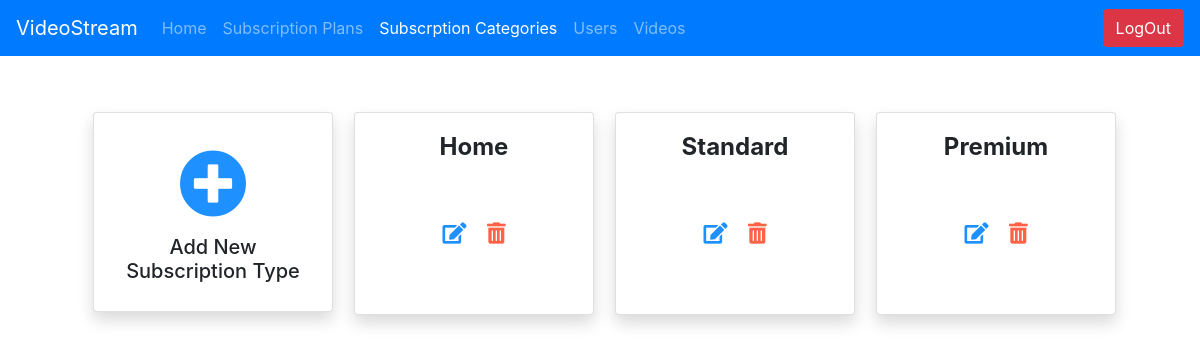
The page /video_stream_admin/subscription_type_list/ (signed in) on the database its author committed.
### video_stream_app/models.py (models this page shows, shortened)
class SubscriptionType(models.Model):
    id = models.AutoField(primary_key=True)
    type_name = models.CharField(
        max_length=50, blank=False, null=False, unique=True)

### video_stream_app/views.py (the view)
# urls.py: path('video_stream_admin/subscription_type_list/', views.subscription_type_list,
@login_required(login_url='/video_stream_admin/')
def subscription_type_list(request):
    return render(request, 'video_stream_app/subscription_type.html',
                  {
                      'subscription_type_lst': models.SubscriptionType.objects.all(),
                      'title': 'Available Plans',
                      'is_logged_in': request.user.is_authenticated,
                      'subscription_types': 'active',
                      'admin': True
                  })

### video_stream_app/templates/video_stream_app/subscription_type.html (shortened to what this page needs)
{% extends 'video_stream_app/base.html' %}
{% load static %}
{% block content %}
    <div class="container">
        <div class="m-5 text-center">
            <div class="row">
                <div class="col-md-3 my-2">
                    <div class="card shadow" style="width: 15rem;">
                        <div class="card-body">
                            <a href="/video_stream_admin/subscription_type/add/">
                                <span style="font-size: 68px; color: Dodgerblue;">
                                    <i class="fas fa-plus-circle"></i>
                                </span>
                            </a>
                            <h5> Add New Subscription Type</h5>
                        </div>
                    </div>
                </div>
                {% for subscription_type in subscription_type_lst %}
                    <div class="col-md-3 my-2">
                        <div class="card shadow" style="width: 15rem;">
                            <div class="card-body">
                                <h4 class="card-title"> <strong>{{ subscription_type.type_name}}</strong></h4>
                                <div class="py-5">
                                    <a href="/video_stream_admin/subscription_type/edit__{{ subscription_type.pk }}/">
                                        <span style="color: Dodgerblue;" class="pr-2">
                                            <i class="fas fa-edit fa-lg"></i>
                                        </span>
                                    </a>
                                    <a href="/video_stream_admin/subscription_type/delete__{{ subscription_type.pk }}/">
                                        <span style="color: tomato;" class="pl-2">
                                            <i class="fas fa-trash-alt fa-lg"></i>
                                        </span>
                                    </a>
                                </div>
                            </div>
                        </div>
                    </div>
                {% endfor %}
            </div>
        </div>
    </div>
{% endblock %}

### rows shown on the page
SubscriptionType: type_name "Home"
SubscriptionType: type_name "Standard"
SubscriptionType: type_name "Premium"
